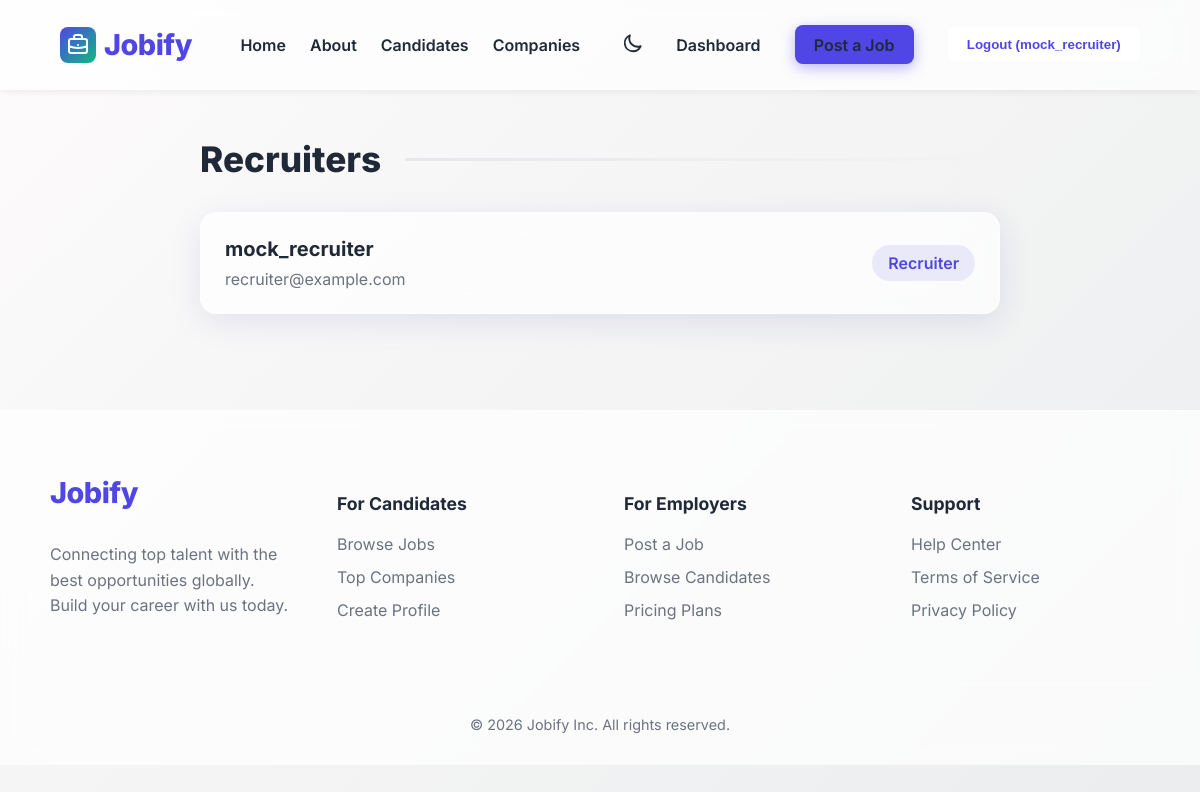
The app's page /accounts/recruiters/ (signed in) with its own data.
### accounts/models.py (models this page shows, shortened)
class User(AbstractUser):
    is_seeker = models.BooleanField(default=False)
    is_recruiter = models.BooleanField(default=False)

### accounts/views.py (the view)
# urls.py: path('recruiters/', views.recruiters_list, name='recruiters_list'),
def recruiters_list(request):
    users = User.objects.filter(is_recruiter=True)
    return render(request, 'accounts/user_list.html', {'title': 'Recruiters', 'users': users})

### templates/accounts/user_list.html
{% extends 'base.html' %}
{% block content %}
<div class="container" style="max-width: 800px; margin: 0 auto;">
    <h2 class="section-title" style="text-align: center; margin-bottom: 2rem;">{{ title }}</h2>
    <div class="user-list" style="display: flex; flex-direction: column; gap: 1rem;">
        {% for u in users %}
            <div class="glass-panel" style="padding: 1.5rem; display: flex; align-items: center; justify-content: space-between;">
                <div>
                    <h3 style="margin: 0; font-size: 1.25rem;">{{ u.username }}</h3>
                    {% if u.email %}
                        <p style="margin: 0.5rem 0 0 0; color: var(--text-muted);">{{ u.email }}</p>
                    {% endif %}
                </div>
                <div>
                    <span class="badge" style="background: rgba(79, 70, 229, 0.1); color: var(--primary-color); padding: 0.5rem 1rem; border-radius: 20px; font-weight: 600;">
                        {% if u.is_seeker %}Seeker{% elif u.is_recruiter %}Recruiter{% else %}User{% endif %}
                    </span>
                </div>
            </div>
        {% empty %}
            <div style="text-align: center; padding: 4rem; background: var(--surface-color); border-radius: 16px; border: 1px dashed var(--surface-borde); backdrop-filter: blur(5px);">
                <p style="color: var(--text-muted); font-size: 1.2rem;">No {{ title|lower }} found.</p>
            </div>
        {% endfor %}
    </div>
</div>
{% endblock %}

### templates/base.html (shortened to what this page needs)
<!DOCTYPE html>
<html lang="en">
<head>
    {% load static %}
    <link rel="stylesheet" href="{% static 'css/style.css' %}?v={% now 'U' %}">
</head>
<body>
    <nav class="navbar">
        <div class="nav-container" style="display: flex; justify-content: space-between; align-items: center; width: 100%; max-width: 1200px; margin: 0 auto;">
            <a href="{% url 'jobs:home' %}" class="logo" style="display: flex; align-items: center; gap: 8px;">
                <div style="background: linear-gradient(135deg, var(--primary-color), var(--secondary-color)); color: white; padding: 6px; border-radius: 8px; display: flex;">
                </div>
                Jobify
            </a>
            <div class="nav-links">
                <a href="{% url 'jobs:home' %}" class="nav-link">Home</a>
                <a href="{% url 'jobs:about' %}" class="nav-link">About</a>
                <a href="{% url 'accounts:seekers_list' %}" class="nav-link">Candidates</a>
                <a href="{% url 'accounts:recruiters_list' %}" class="nav-link">Companies</a>
                <button onclick="toggleTheme()" class="btn-secondary" style="border: none; background: transparent; padding: 0.5rem; display: flex; align-items: center; justify-content: center; border-radius: 50%; color: var(--text-color); margin-left: 10px; cursor: pointer;" title="Toggle Theme">
                    <span id="theme-icon"></span>
                </button>
                {% if user.is_authenticated %}
                    <a href="{% url 'jobs:dashboard' %}" class="nav-link">Dashboard</a>
                    {% if user.is_recruiter %}
                        <a href="{% url 'jobs:create_job' %}" class="btn-primary" style="margin-left: 10px;">Post a Job</a>
                    {% endif %}
                    <form action="{% url 'accounts:logout' %}" method="post" class="inline">
                        <button type="submit" class="btn-secondary" style="margin-left: 10px;">Logout ({{ user.username }})</button>
                    </form>
                {% endif %}
            </div>
        </div>
    </nav>
    <main class="container">
        {% block content %}
        {% endblock %}
    </main>
    <footer class="footer" style="background: var(--surface-color); border-top: 1px solid var(--surface-borde); padding: 4rem 20px 2rem 20px; margin-top: 6rem; backdrop-filter: blur(10px);">
        <div style="max-width: 1100px; margin: 0 auto; display: grid; grid-template-columns: repeat(auto-fit, minmax(200px, 1fr)); gap: 3rem; margin-bottom: 3rem;">
            <div>
                <a href="{% url 'jobs:home' %}" class="logo" style="margin-bottom: 1rem; display: inline-block;">Jobify</a>
                <p style="color: var(--text-muted); line-height: 1.6;">Connecting top talent with the best opportunities globally. Build your career with us today.</p>
            </div>
            <div style="display: flex; flex-direction: column; gap: 0.8rem;">
                <h3 style="font-size: 1.1rem; margin-bottom: 0.5rem; color: var(--text-color);">For Candidates</h3>
                <a href="{% url 'jobs:home' %}" style="text-decoration: none; color: var(--text-muted); transition: color 0.3s;">Browse Jobs</a>
                <a href="{% url 'accounts:recruiters_list' %}" style="text-decoration: none; color: var(--text-muted); transition: color 0.3s;">Top Companies</a>
                <a href="{% url 'accounts:register' %}" style="text-decoration: none; color: var(--text-muted); transition: color 0.3s;">Create Profile</a>
            </div>
            <div style="display: flex; flex-direction: column; gap: 0.8rem;">
                <h3 style="font-size: 1.1rem; margin-bottom: 0.5rem; color: var(--text-color);">For Employers</h3>
                <a href="{% url 'jobs:create_job' %}" style="text-decoration: none; color: var(--text-muted); transition: color 0.3s;">Post a Job</a>
                <a href="{% url 'accounts:seekers_list' %}" style="text-decoration: none; color: var(--text-muted); transition: color 0.3s;">Browse Candidates</a>
                <a href="#" style="text-decoration: none; color: var(--text-muted); transition: color 0.3s;">Pricing Plans</a>
            </div>
            <div style="display: flex; flex-direction: column; gap: 0.8rem;">
                <h3 style="font-size: 1.1rem; margin-bottom: 0.5rem; color: var(--text-color);">Support</h3>
                <a href="#" style="text-decoration: none; color: var(--text-muted); transition: color 0.3s;">Help Center</a>
                <a href="#" style="text-decoration: none; color: var(--text-muted); transition: color 0.3s;">Terms of Service</a>
                <a href="#" style="text-decoration: none; color: var(--text-muted); transition: color 0.3s;">Privacy Policy</a>
            </div>
        </div>
        <div style="max-width: 1100px; margin: 0 auto; text-align: center; padding-top: 2rem; border-top: 1px solid var(--surface-borde); color: var(--text-muted); font-size: 0.9rem;">
            &copy; 2026 Jobify Inc. All rights reserved.
        </div>
    </footer>
</body>
</html>

### static/css/style.css (style rules this page uses)
:root { --bg-gradient: linear-gradient(135deg, #fdfbfb 0%, #ebedee 100%); --primary-color: #4F46E5; --primary-hover: #4338CA; --secondary-color: #10B981; --text-color: #1F2937; --text-muted: #6B7280; --surface-color: rgba(255, 255, 255, 0.7); --surface-borde: rgba(255, 255, 255, 0.5); --shadow: 0 8px 32px 0 rgba(31, 38, 135, 0.1); --border-radius: 16px; --transition: all 0.3s ease; }
body { margin: 0; font-family: 'Inter', sans-serif; color: var(--text-color); background: var(--bg-gradient); min-height: 100vh; }
.glass-panel { background: var(--surface-color); backdrop-filter: blur(12px); -webkit-backdrop-filter: blur(12px); border: 1px solid var(--surface-borde); border-radius: var(--border-radius); box-shadow: var(--shadow); padding: 2rem; }
.navbar { display: flex; justify-content: space-between; align-items: center; padding: 1.5rem 5%; background: var(--surface-color); backdrop-filter: blur(10px); position: sticky; top: 0; z-index: 1000; box-shadow: 0 4px 6px -1px rgba(0,0,0,0.05); border-bottom: 1px solid var(--surface-borde); }
.logo { font-size: 1.8rem; font-weight: 800; color: var(--primary-color); text-decoration: none; letter-spacing: -0.5px; }
.nav-links { display: flex; gap: 1.5rem; align-items: center; }
.nav-links a { text-decoration: none; color: var(--text-color); font-weight: 600; transition: var(--transition); }
.nav-links a:hover, a { color: var(--primary-color); }
.btn-primary, .btn-secondary, button[type="submit"] { padding: 0.6rem 1.2rem; border-radius: 8px; font-weight: 600; text-decoration: none; cursor: pointer; border: none; transition: var(--transition); display: inline-block; }
.btn-primary { background: var(--primary-color); color: white; box-shadow: 0 4px 14px 0 rgba(79, 70, 229, 0.39); }
.btn-secondary { background: white; color: var(--primary-color); border: 1px solid var(--primary-color); }
.container { max-width: 1100px; margin: 3rem auto; padding: 0 20px; }
.inline { display: inline; }
.section-title { font-size: 2.2rem; font-weight: 800; margin-bottom: 2.5rem; display: flex; align-items: center; gap: 1.5rem; }
.section-title::after { content: ''; height: 3px; flex: 1; background: linear-gradient(to right, #E5E7EB, transparent); border-radius: 3px; }

### records on screen
User: username "mock_recruiter", email "recruiter@example.com", is_seeker "Recruiter"

### other values on screen
{{ title }} "Recruiters"
